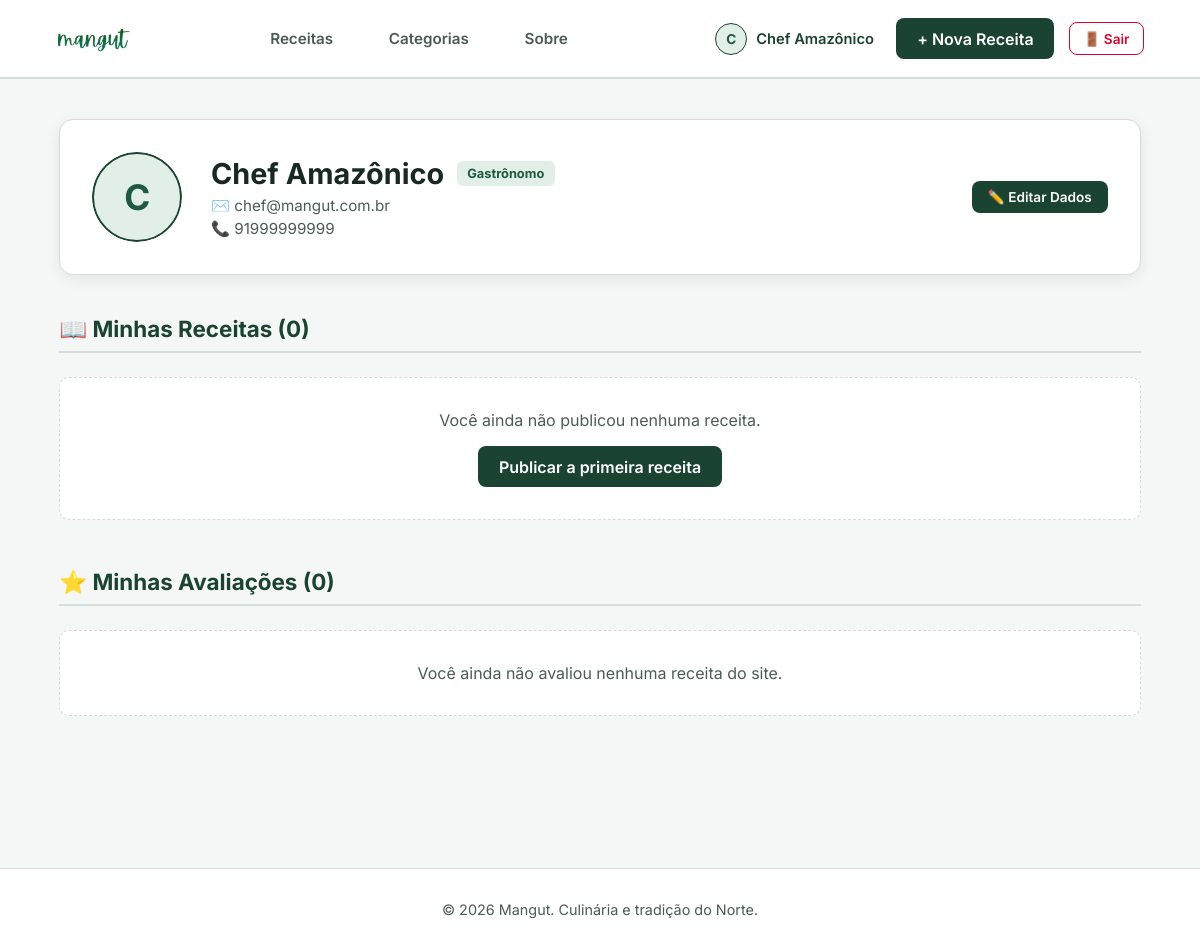
Page /perfil (signed in) on the committed database.
### app/models.py (models this page shows, shortened)
class Gastronomo(UserMixin, db.Model):
    __tablename__ = 'gastronomos'
    idgastronomos = db.Column(db.Integer, primary_key=True)
    nome = db.Column(db.String(100), nullable=False)
    email = db.Column(db.String(120), unique=True, nullable=False)
    senha = db.Column(db.String(255), nullable=False)
    telefone = db.Column(db.String(20), nullable=True)
    foto_perfil = db.Column(db.String(255), nullable=True)
    is_admin = db.Column(db.Boolean, default=False)
    receitas = db.relationship('Receita', back_populates='autor', lazy=True)
    avaliacoes = db.relationship('AvaliacaoReceita', back_populates='usuario', lazy=True, cascade='all, delete-orphan')
    pastas = db.relationship('PastaReceitas', back_populates='usuario', lazy=True, cascade='all, delete-orphan')

### app/routes.py (the view, shortened to what this page needs)
@main.route('/perfil')
@login_required
def perfil():
    receitas_usuario = formatar_receitas(Receita.query.filter_by(gastronomos_idgastronomos=current_user.idgastronomos))
    avaliacoes_usuario = AvaliacaoReceita.query.filter_by(gastronomos_idgastronomos=current_user.idgastronomos).all()
    avaliacoes_formatadas = []
    return render_template(
        'perfil.html',
        usuario=current_user,
        receitas=receitas_usuario,
        avaliacoes=avaliacoes_formatadas
    )

### app/routes.py (called while the page is built, shortened)
def formatar_receitas(query_obj):
    receitas_db = query_obj.all()
    formatadas = []
    return formatadas

### app/templates/perfil.html (shortened to what this page needs)
<!DOCTYPE html>
<html lang="pt-br">
<head>
    <link rel="stylesheet" href="{{ url_for('static', filename='css/style.css') }}">
    <link rel="stylesheet" href="https://cdnjs.cloudflare.com/ajax/libs/cropperjs/1.5.13/cropper.min.css">
</head>
<body>
    <header class="navbar">
        <a href="/" class="logo-link">
            <img src="{{ url_for('static', filename='img/logo.png') }}" alt="Logo Mangut" class="navbar-logo">
        </a>
        <nav class="nav-links">
            <a href="/receitas">Receitas</a>
            <a href="/categorias">Categorias</a>
            <a href="/sobre">Sobre</a>
        </nav>
        <div class="nav-actions">
            <a href="/perfil" class="navbar-user-link">
                {% if usuario.foto_perfil %}
                    <img src="{{ usuario.foto_perfil }}" alt="{{ usuario.nome }}" class="navbar-avatar-thumb">
                {% else %}
                    <span class="navbar-avatar-placeholder">{{ usuario.nome[0] | upper }}</span>
                {% endif %}
                <span>{{ usuario.nome }}</span>
            </a>
            <a href="/receita/nova" class="btn-primary">+ Nova Receita</a>
            <a href="/logout" class="btn-logout" title="Sair do sistema">🚪 Sair</a>
        </div>
    </header>
    <main class="container">
        <section class="profile-header-card">
            <div class="profile-avatar-clickable" onclick="abrirVisualizadorFoto()" title="Clique para ver ou alterar sua foto">
                {% if usuario.foto_perfil %}
                    <img src="{{ usuario.foto_perfil }}" alt="{{ usuario.nome }}" id="avatar-img-principal">
                {% else %}
                    <div class="profile-avatar" style="width: 100%; height: 100%;">
                        <span>{{ usuario.nome[0] | upper }}</span>
                    </div>
                {% endif %}
            </div>
            <div class="profile-details">
                <div style="display: flex; align-items: center; justify-content: space-between; flex-wrap: wrap; gap: 1rem;">
                    <div>
                        <div style="display: flex; align-items: center; gap: 0.8rem;">
                            <h1>{{ usuario.nome }}</h1>
                            {% if usuario.is_admin %}
                                <span class="card-tag" style="background: #e63946; color: white;">Administrador</span>
                            {% else %}
                                <span class="card-tag">Gastrônomo</span>
                            {% endif %}
                        </div>
                        <p class="profile-email">✉️ {{ usuario.email }}</p>
                        <p class="profile-phone">📞 {{ usuario.telefone or 'Nenhum telefone cadastrado' }}</p>
                    </div>
                    <button onclick="document.getElementById('edit-profile-modal').style.display='flex'" class="btn-primary" style="font-size: 0.85rem; padding: 0.5rem 1rem;">
                        ✏️ Editar Dados
                    </button>
                </div>
            </div>
        </section>
        <section class="profile-section">
            <h2>📖 Minhas Receitas ({{ receitas|length }})</h2>
            {% if receitas %}
                <div class="recipe-grid">
                    {% for receita in receitas %}
                    <div style="display: flex; flex-direction: column; background: var(--bg-card); border-radius: 14px; border: 1px solid var(--border-color); box-shadow: 0 4px 12px var(--card-shadow); overflow: hidden;">
                        {% if receita.imagem_url %}
                            <img src="{{ receita.imagem_url }}" alt="{{ receita.nome }}" class="card-img">
                        {% endif %}
                        <div class="card-content" style="flex: 1; display: flex; flex-direction: column; justify-content: space-between; padding: 1.3rem;">
                            <div>
                                <span class="card-tag">{{ receita.categoria }}</span>
                                <h3 style="margin: 0.8rem 0 0.4rem 0; font-size: 1.25rem;">{{ receita.nome }}</h3>
                                <p style="color: var(--text-secondary); font-size: 0.95rem; line-height: 1.5;">{{ receita.descricao }}</p>
                            </div>
                            <div style="display: flex; justify-content: space-between; align-items: center; margin-top: 1.2rem; border-top: 1px solid var(--border-color); padding-top: 0.8rem;">
                                <a href="{{ url_for('main.detalhe_receita', id=receita.id) }}" style="color: var(--text-accent); font-weight: 700; text-decoration: none; font-size: 0.9rem;">Ver receita →</a>
                                <a href="{{ url_for('main.formulario_editar_receita', id=receita.id) }}" style="color: var(--text-secondary); font-size: 0.85rem; text-decoration: none;">✏️ Editar</a>
                            </div>
                        </div>
                    </div>
                    {% endfor %}
                </div>
            {% else %}
                <div style="background: var(--bg-card); padding: 2rem; border-radius: 10px; border: 1px dashed var(--border-color); text-align: center;">
                    <p style="color: var(--text-secondary);">Você ainda não publicou nenhuma receita.</p>
                    <a href="/receita/nova" class="btn-primary" style="margin-top: 1rem;">Publicar a primeira receita</a>
                </div>
            {% endif %}
        </section>
        <section class="profile-section">
            <h2>⭐ Minhas Avaliações ({{ avaliacoes|length }})</h2>
            {% if avaliacoes %}
                <div>
                    {% for av in avaliacoes %}
                    <div class="review-card-item">
                        <div style="display: flex; justify-content: space-between; align-items: center; margin-bottom: 0.4rem;">
                            <a href="{{ url_for('main.detalhe_receita', id=av.receita_id) }}" style="text-decoration: none; font-weight: 700; color: var(--text-accent); font-size: 1.05rem;">
                                🍲 {{ av.receita_nome }}
                            </a>
                            <div style="color: #ffb703; font-size: 1.1rem;">
                                {% for i in range(av.nota) %}★{% endfor %}
                            </div>
                        </div>
                        {% if av.comentario and av.comentario != 'None' %}
                            <p style="color: var(--text-secondary); font-style: italic; margin-top: 0.3rem;">"{{ av.comentario }}"</p>
                        {% else %}
                            <p style="color: var(--text-secondary); font-size: 0.85rem; font-style: italic; margin-top: 0.3rem;">(Avaliação realizada apenas por nota)</p>
                        {% endif %}
                    </div>
                    {% endfor %}
                </div>
            {% else %}
                <div style="background: var(--bg-card); padding: 2rem; border-radius: 10px; border: 1px dashed var(--border-color); text-align: center;">
                    <p style="color: var(--text-secondary);">Você ainda não avaliou nenhuma receita do site.</p>
                </div>
            {% endif %}
        </section>
    </main>
    <footer>
        <p>&copy; 2026 Mangut. Culinária e tradição do Norte.</p>
    </footer>
</body>
</html>

### app/static/css/style.css (style rules this page uses)
:root { --bg-main: #f5f7f6; --bg-card: #ffffff; --bg-surface: #eaf1ed; --bg-hero: #e1efe7; --text-primary: #182822; --text-secondary: #4a5c54; --text-accent: #1b4332; --border-color: #d2ded7; --tag-bg: #e1efe6; --tag-text: #1e5a3f; --btn-cta: #1e5a3f; --btn-cta-hover: #182822; --card-shadow: rgba(24, 40, 34, 0.08); }
* { margin: 0; padding: 0; box-sizing: border-box; font-family: 'Inter', sans-serif; transition: background-color 0.25s ease, color 0.25s ease, border-color 0.25s ease; }
html { scroll-behavior: smooth; }
body { background-color: var(--bg-main); color: var(--text-primary); min-height: 100vh; display: flex; flex-direction: column; }
.navbar { display: flex; justify-content: space-between; align-items: center; padding: 1.1rem 3.5rem; background-color: var(--bg-card); border-bottom: 2px solid var(--border-color); position: sticky; top: 0; z-index: 1000; }
.logo-link { display: flex; align-items: center; text-decoration: none; }
.navbar-logo { height: 42px; width: auto; }
.nav-links a { margin: 0 0.8rem; text-decoration: none; color: var(--text-secondary); font-weight: 600; font-size: 0.95rem; padding: 0.4rem 0.8rem; border-radius: 8px; }
.nav-actions { display: flex; align-items: center; gap: 0.9rem; }
.btn-primary { background-color: var(--text-accent); color: #ffffff; border: none; padding: 0.65rem 1.3rem; border-radius: 8px; font-weight: 600; cursor: pointer; text-decoration: none; display: inline-flex; align-items: center; justify-content: center; gap: 0.4rem; }
.btn-logout { display: inline-flex; align-items: center; gap: 0.35rem; color: #d90429; border: 1px solid #d90429; background-color: transparent; padding: 0.45rem 0.85rem; border-radius: 8px; font-size: 0.85rem; font-weight: 600; text-decoration: none; }
.container { max-width: 1120px; margin: 2.5rem auto; padding: 0 1.2rem; flex: 1; width: 100%; }
.card-tag { background: var(--tag-bg); color: var(--tag-text); font-size: 0.8rem; font-weight: 700; padding: 0.3rem 0.65rem; border-radius: 6px; display: inline-block; }
footer { text-align: center; padding: 2rem; color: var(--text-secondary); font-size: 0.9rem; border-top: 1px solid var(--border-color); background: var(--bg-card); margin-top: 4rem; }
.profile-header-card { background: var(--bg-card); padding: 2rem; border-radius: 14px; border: 1px solid var(--border-color); box-shadow: 0 4px 14px var(--card-shadow); display: flex; align-items: center; gap: 1.8rem; margin-bottom: 2.5rem; }
.profile-avatar { width: 80px; height: 80px; min-width: 80px; border-radius: 50%; background-color: var(--tag-bg); color: var(--tag-text); display: flex; align-items: center; justify-content: center; font-size: 2.2rem; font-weight: 700; border: 2px solid var(--text-accent); }
.profile-details { flex-grow: 1; }
.profile-details h1 { font-size: 1.8rem; color: var(--text-primary); margin: 0; }
.profile-email, .profile-phone { color: var(--text-secondary); font-size: 0.95rem; margin-top: 0.3rem; }
.profile-section { margin-bottom: 3rem; }
.profile-section h2 { font-size: 1.4rem; color: var(--text-accent); margin-bottom: 1.5rem; border-bottom: 2px solid var(--border-color); padding-bottom: 0.5rem; }
.navbar-user-link { display: inline-flex; align-items: center; gap: 0.55rem; text-decoration: none; font-weight: 600; font-size: 0.92rem; color: var(--text-accent); padding: 0.25rem 0.5rem; border-radius: 20px; transition: background-color 0.2s ease; }
.navbar-avatar-placeholder { width: 32px; height: 32px; min-width: 32px; border-radius: 50%; background-color: var(--tag-bg); color: var(--tag-text); display: inline-flex; align-items: center; justify-content: center; font-size: 0.85rem; font-weight: 700; border: 1.5px solid var(--text-accent); }
.profile-avatar-clickable { position: relative; cursor: pointer; border-radius: 50%; display: inline-block; overflow: hidden; width: 90px; height: 90px; min-width: 90px; }
.profile-avatar-clickable img, .profile-avatar-clickable .profile-avatar { width: 100%; height: 100%; border-radius: 50%; object-fit: cover; transition: transform 0.2s ease, filter 0.2s ease; }
img, video, canvas { max-width: 100%; height: auto; }
:root { --featured-bg-overlay: rgba(245, 247, 246, 0.88); }

### rows in the picture
Gastronomo: nome "C", nome "Chef Amazônico", email "chef@mangut.com.br", telefone "91999999999"

### other values in the picture
{{ receitas|length }} "0"
{{ avaliacoes|length }} "0"
